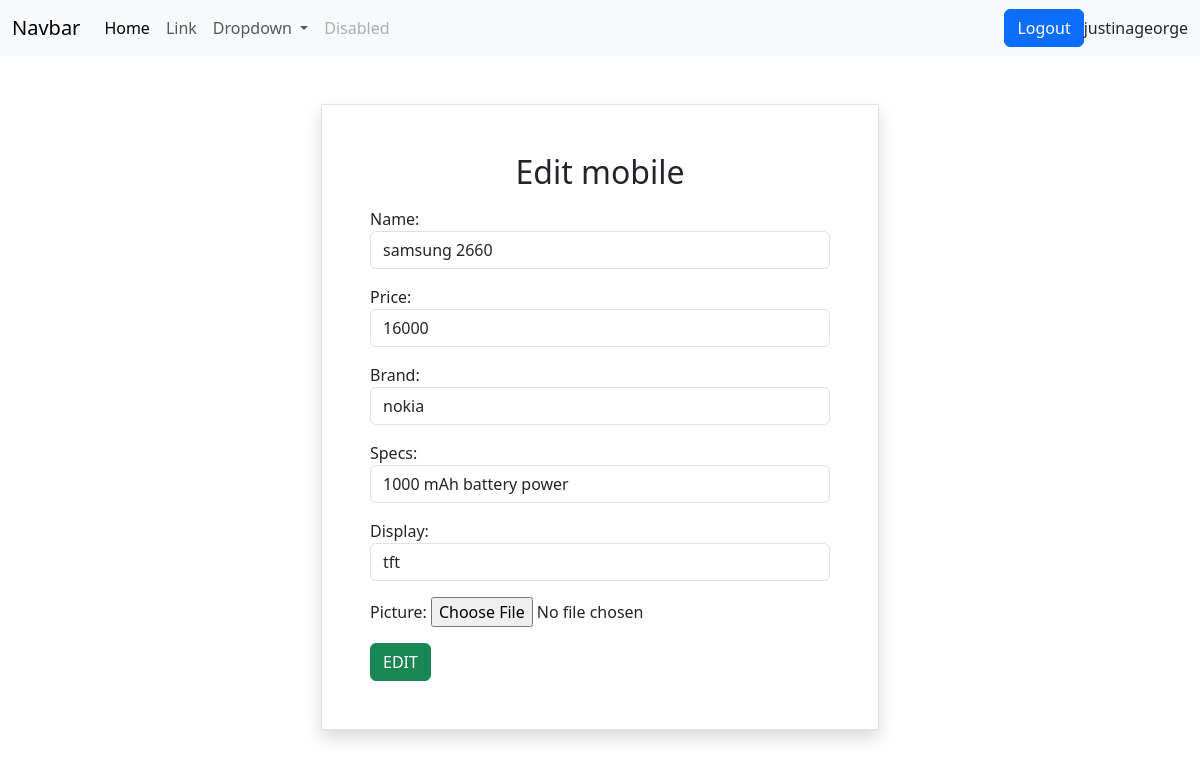
Page /mobiles/15/change (signed in) on the committed database.
### mobile/models.py (models this page shows, shortened)
class Mobiles(models.Model):
    name=models.CharField(max_length=200,unique=True)
    price=models.PositiveIntegerField()
    brand=models.CharField(max_length=200)
    specs=models.CharField(max_length=200)
    display=models.CharField(max_length=200)
    picture= models.ImageField(upload_to="images",null=True)

### mobile/views.py (the view, shortened to what this page needs)
# urls.py: path("mobiles/<int:pk>/change",views.MobileUpdateView.as_view(), name="mobile-change"),
@method_decorator(signin_required,name="dispatch")
class MobileUpdateView(View):
    def get(self,request,*args,**kwargs):
        id=kwargs.get("pk")
        obj=Mobiles.objects.get(id=id)
        form=MobileForm(instance=obj)
        return render(request,"mobile_change.html",{"form":form})

### mobile/forms.py
class MobileForm(forms.ModelForm):
    class Meta:
        model=Mobiles
        fields="__all__"
        widgets={
            "name":forms.TextInput(attrs={"class":"form-control"}),
            "price":forms.NumberInput(attrs={"class":"form-control"}),
            "brand":forms.TextInput(attrs={"class":"form-control"}),
            "specs":forms.TextInput(attrs={"class":'form-control'}),
            "display":forms.TextInput(attrs={"class":"form-control"})
        }

### mobile/views.py (called while the page is built)
def signin_required(fn):
    def wrapper(request,*args,**kwargs):
        if not request.user.is_authenticated:
            return redirect("signin")
        else:
            return fn(request,*args,**kwargs)
    return wrapper

### mobile/templates/mobile_change.html (shortened to what this page needs)
{%extends 'base.html'%}
{%block body_block%}
<div class="container d-flex justify-content-center mt-5">
    <form action="" method="post" enctype="multipart/form-data"class="w-50 border shadow p-5">
        <h2 class="text-center mb-3">Edit mobile</h2>
        {{form.as_p}}
        <button type="submit" class="btn btn-success ">EDIT</button>
    </form>
    </div>
{%endblock%}

### mobile/templates/base.html (shortened to what this page needs)
<!DOCTYPE html>
<html lang="en">
<head>
    <link href="https://cdn.jsdelivr.net/npm/bootstrap@5.3.2/dist/css/bootstrap.min.css" rel="stylesheet">
</head>
<body>
    <nav class="navbar navbar-expand-lg bg-body-tertiary">
        <div class="container-fluid">
          <a class="navbar-brand" href="#">Navbar</a>
          <div class="collapse navbar-collapse" id="navbarSupportedContent">
            <ul class="navbar-nav me-auto mb-2 mb-lg-0">
              <li class="nav-item">
                <a class="nav-link active" aria-current="page" href="#">Home</a>
              </li>
              <li class="nav-item">
                <a class="nav-link" href="#">Link</a>
              </li>
              <li class="nav-item dropdown">
                <a class="nav-link dropdown-toggle" href="#" role="button" data-bs-toggle="dropdown" aria-expanded="false">
                  Dropdown
                </a>
              </li>
              <li class="nav-item">
                <a class="nav-link disabled" aria-disabled="true">Disabled</a>
              </li>
            </ul>
            <a href="{%url 'signout'%}" class="btn btn-primary">Logout  </a>{{request.user}}
          </div>
        </div>
      </nav>
{%block body_block%}
{%endblock%}
</body>
</html>

### rows in the picture
Mobiles: name "samsung 2660", price "16000", brand "nokia", specs "1000 mAh battery power", display "tft"

### other values in the picture
{{ request.user }} "justinageorge"
